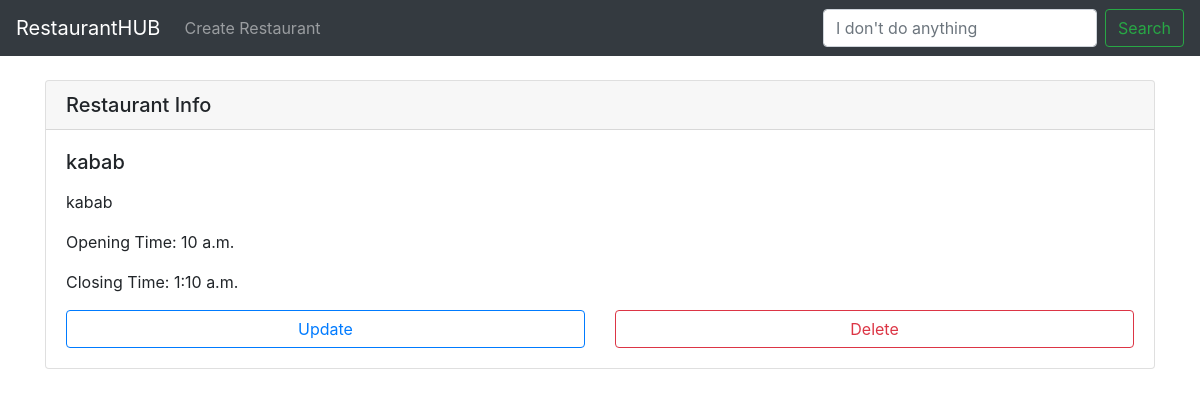
The app's page /restaurants/detail/6/ with its own data.
### restaurants/models.py (models this page shows)
class Restaurant(models.Model):
    name = models.CharField(max_length=120)
    description = models.TextField()
    opening_time = models.TimeField()
    closing_time = models.TimeField()
    logo = models.ImageField(null=True, blank=True)

### restaurants/views.py (the view)
# urls.py: path('restaurants/detail/<int:restaurant_id>/',views.restaurant_detail ,name='restaurant-detail'),
def restaurant_detail(request, restaurant_id):
    context = {
        "restaurant": Restaurant.objects.get(id=restaurant_id)
    }
    return render(request, 'detail.html', context)

### restaurants/templates/detail.html (shortened to what this page needs)
{% extends "base.html" %}
{% block content %}
<br>
<div class="card">
  <h5 class="card-header">Restaurant Info</h5>
  <div class="card-body">
    <h5 class="card-title">{{restaurant.name}}</h5>
    <p class="card-text">{{restaurant.description|linebreaks}}</p>
    <p class="card-text">Opening Time: {{restaurant.opening_time}}</p>
    <p class="card-text">Closing Time: {{restaurant.closing_time}}</p>
    <div class="row text-center">
        <div class="col-md-6">
            <a href="{% url 'restaurant-update' restaurant.id %}" class="btn btn-outline-primary btn-block">Update</a>
        </div>
        <div class="col-md-6">
            <a href="{% url 'restaurant-delete' restaurant.id %}" class="btn btn-outline-danger btn-block">Delete</a>
        </div>
    </div>
  </div>
</div>
{% endblock content %}

### records on screen
Restaurant: name "kabab", description "kabab", opening_time "10 a.m.", closing_time "1:10 a.m."
